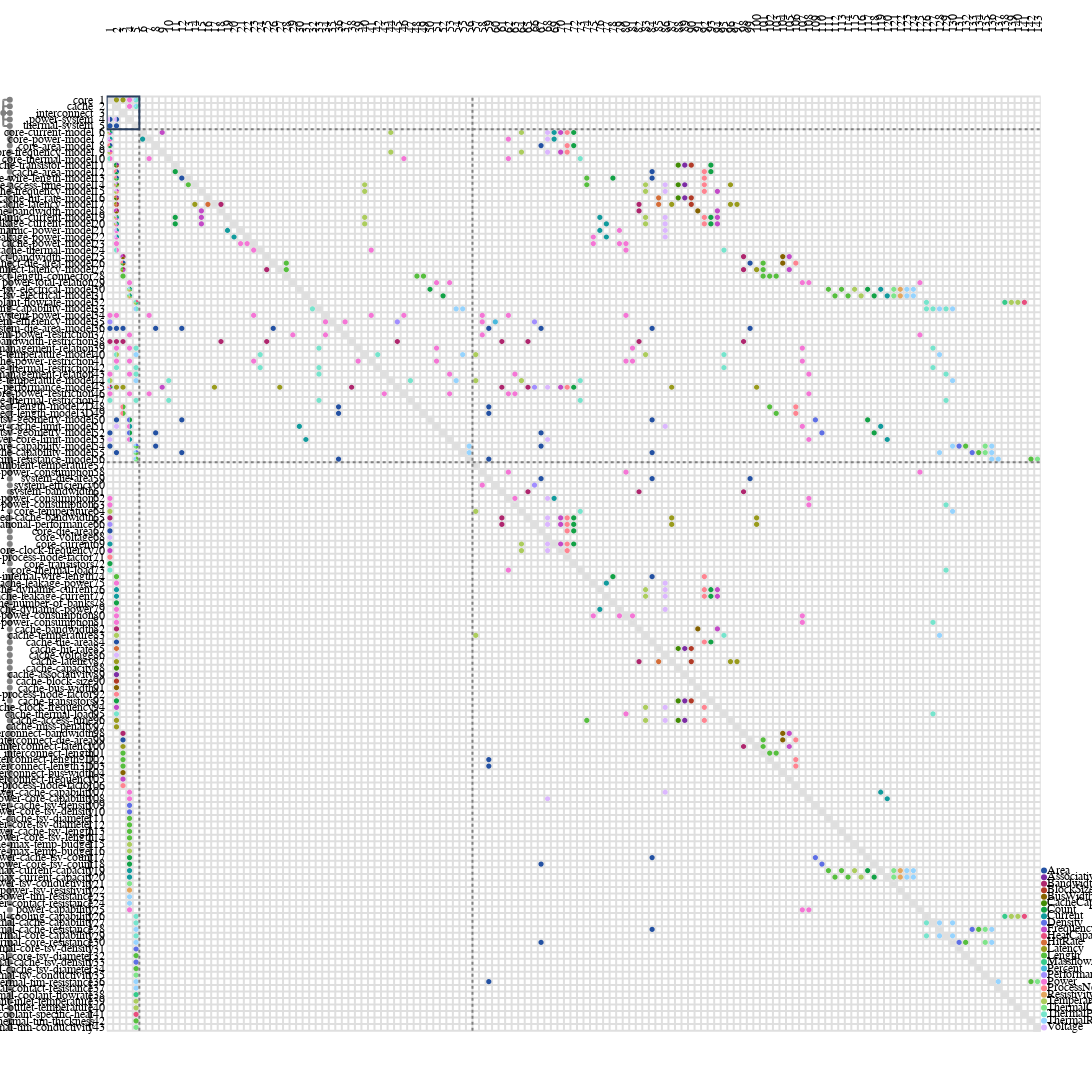

This figure's notebook cell:
### Code cell
import raesl.plot

figure = raesl.plot.mdm(
    graph,
    depth=2,
)
figure.write_image("../figures/mdm.svg")
figure.show()
